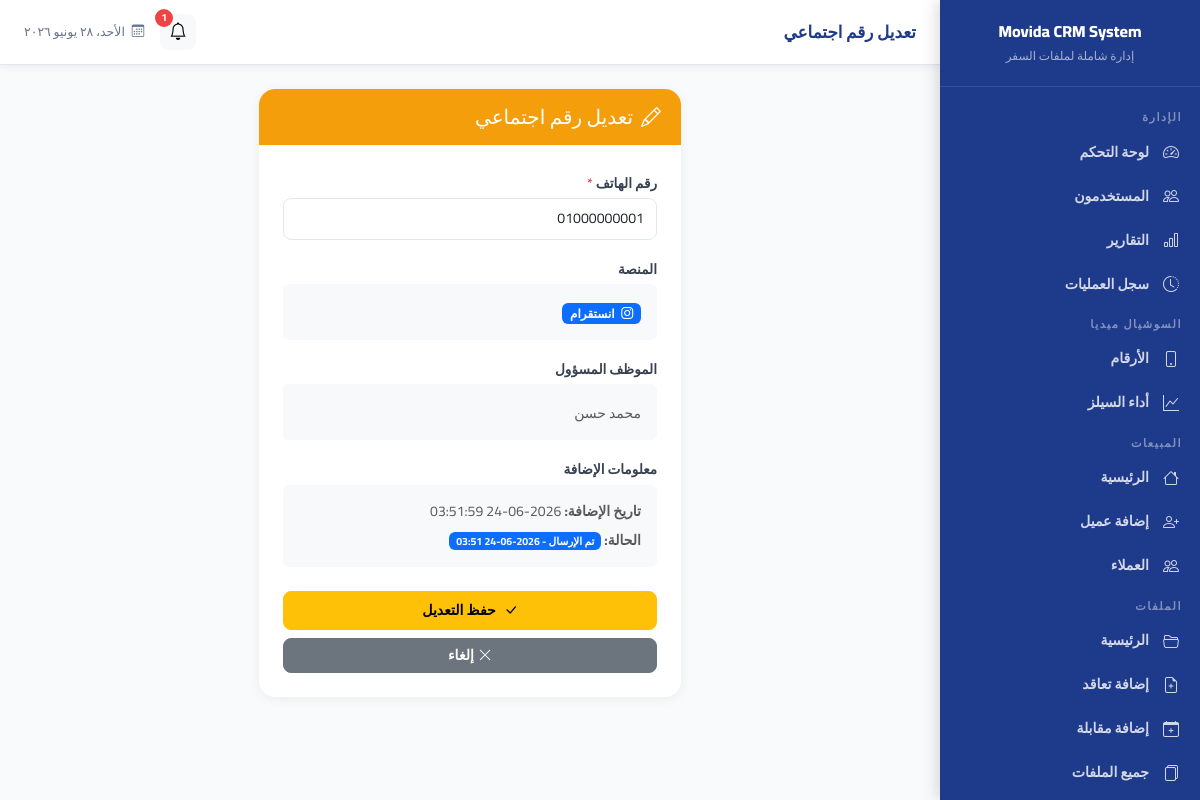
The page /social/edit/1 (signed in) on the database its author committed.
### models/social.py (models this page shows)
class SocialNumber(db.Model):
    __tablename__ = 'social_numbers'
    id = db.Column(db.Integer, primary_key=True)
    phone = db.Column(db.String(20), unique=True, nullable=False, index=True)
    platform = db.Column(db.String(30), nullable=False)  # Facebook, Instagram, TikTok, WhatsApp, Other
    employee_id = db.Column(db.Integer, db.ForeignKey('users.id'), nullable=False)
    added_at = db.Column(db.DateTime, default=datetime.now)
    is_sent = db.Column(db.Boolean, default=False)
    sent_at = db.Column(db.DateTime, nullable=True)
    converted_to_customer = db.Column(db.Boolean, default=False)
    assignments = db.relationship('SocialAssignment', backref='social_number', lazy='dynamic')
    def get_platform_display(self):
        platforms = {'Facebook': 'فيسبوك', 'Instagram': 'انستقرام', 'TikTok': 'تيك توك', 'WhatsApp': 'واتساب', 'Other': 'أخرى'}
        return platforms.get(self.platform, self.platform)

### models/user.py (models this page shows, shortened)
class User(UserMixin, db.Model):
    __tablename__ = 'users'
    id = db.Column(db.Integer, primary_key=True)
    username = db.Column(db.String(80), unique=True, nullable=False, index=True)
    password_hash = db.Column(db.String(255), nullable=False)
    full_name = db.Column(db.String(120), nullable=False)
    role = db.Column(db.String(20), nullable=False)  # admin, sales, social, files
    email = db.Column(db.String(120), unique=True, nullable=True)
    phone = db.Column(db.String(20), nullable=True)
    is_active = db.Column(db.Boolean, default=True)
    created_at = db.Column(db.DateTime, default=datetime.now)
    last_login = db.Column(db.DateTime, nullable=True)
    social_numbers = db.relationship('SocialNumber', backref='employee', lazy='dynamic', foreign_keys='SocialNumber.employee_id')
    customers = db.relationship('Customer', backref='sales_employee', lazy='dynamic', foreign_keys='Customer.sales_employee_id')
    logs = db.relationship('ActivityLog', backref='user', lazy='dynamic')
    def get_role_display(self):
        roles = {'admin': 'مدير', 'sales': 'موظف مبيعات', 'social': 'موظف سوشيال ميديا', 'files': 'موظف ملفات'}
        return roles.get(self.role, self.role)

### routes/social.py (the view, shortened to what this page needs)
@social_bp.route('/edit/<int:number_id>', methods=['GET', 'POST'])
@social_required
def edit_number(number_id):
    number = SocialNumber.query.get_or_404(number_id)
    if current_user.role == 'social' and number.employee_id != current_user.id:
        flash('لا تملك صلاحية لتعديل هذا الرقم', 'danger')
        return redirect(url_for('social.home'))
    return render_template('social/edit_number.html', number=number)

### routes/social.py (called while the page is built)
def social_required(f):
    @wraps(f)
    def decorated(*args, **kwargs):
        if current_user.role not in ['social', 'admin']:
            flash('ليس لديك صلاحية للوصول إلى هذه الصفحة', 'danger')
            return redirect(url_for('auth.dashboard'))
        return f(*args, **kwargs)
    return login_required(decorated)

### templates/social/edit_number.html (shortened to what this page needs)
{% extends 'base.html' %}
{% block page_title %}تعديل رقم اجتماعي{% endblock %}
{% block content %}
<div class="container-fluid">
    <div class="row justify-content-center">
        <div class="col-md-6">
            <div class="card" style="border-radius:16px;">
                <div class="card-header" style="background:#F59E0B;color:#fff;border-radius:16px 16px 0 0;">
                    <h5 class="mb-0"><i class="bi bi-pencil me-2"></i>تعديل رقم اجتماعي</h5>
                </div>
                <div class="card-body p-4">
                    <form method="POST">
                        <div class="mb-3">
                            <label class="form-label">رقم الهاتف <span class="text-danger">*</span></label>
                            <input type="text" name="phone" class="form-control form-control-lg" value="{{ number.phone }}" placeholder="أدخل رقم الهاتف الجديد" required autofocus>
                        </div>
                        <div class="mb-3">
                            <label class="form-label">المنصة</label>
                            <div class="p-3 bg-light rounded">
                                <span class="badge bg-primary">
                                    <i class="bi bi-{{
                                        'facebook' if number.platform == 'Facebook' else
                                        'instagram' if number.platform == 'Instagram' else
                                        'tiktok' if number.platform == 'TikTok' else
                                        'whatsapp' if number.platform == 'WhatsApp' else
                                        'three-dots'
                                    }} me-1"></i>
                                    {{ number.get_platform_display() }}
                                </span>
                            </div>
                        </div>
                        <div class="mb-3">
                            <label class="form-label">الموظف المسؤول</label>
                            <div class="p-3 bg-light rounded">
                                <small class="text-muted">{{ number.employee.full_name }}</small>
                            </div>
                        </div>
                        <div class="mb-4">
                            <label class="form-label">معلومات الإضافة</label>
                            <div class="p-3 bg-light rounded text-muted small">
                                <div>
                                    <strong>تاريخ الإضافة:</strong> {{ number.added_at.strftime('%Y-%m-%d %H:%M:%S') }}
                                </div>
                                <div class="mt-2">
                                    <strong>الحالة:</strong>
                                    {% if number.converted_to_customer %}
                                        <span class="badge bg-success">تم التحويل</span>
                                    {% elif number.is_sent %}
                                        <span class="badge bg-primary">تم الإرسال - {{ number.sent_at.strftime('%Y-%m-%d %H:%M') }}</span>
                                    {% else %}
                                        <span class="badge bg-warning text-dark">جديد</span>
                                    {% endif %}
                                </div>
                            </div>
                        </div>
                        <div class="d-grid gap-2">
                            <button type="submit" class="btn btn-warning btn-lg">
                                <i class="bi bi-check-lg me-2"></i>حفظ التعديل
                            </button>
                            <a href="{{ url_for('social.home') }}" class="btn btn-secondary">
                                <i class="bi bi-x-lg me-1"></i>إلغاء
                            </a>
                        </div>
                    </form>
                </div>
            </div>
        </div>
    </div>
</div>
{% endblock %}

### templates/base.html (style rules this page uses)
:root { --primary: #1E3A8A; --secondary: #2563EB; --success: #10B981; --warning: #F59E0B; --danger: #EF4444; --bg: #F8FAFC; --card-bg: #FFFFFF; --sidebar-width: 260px; --topbar-height: 65px; }
* { font-family: 'Cairo', sans-serif; }
body { background: var(--bg); margin: 0; }
.card { border: none; border-radius: 12px; box-shadow: 0 2px 12px rgba(0,0,0,0.06); }
.card-header { background: transparent; border-bottom: 1px solid #F1F5F9; padding: 16px 20px; }
.btn { border-radius: 8px; font-weight: 600; font-size: 0.88rem; }
.form-control, .form-select { border-radius: 8px; border: 1.5px solid #E2E8F0; font-size: 0.88rem; padding: 9px 12px; }
.form-label { font-weight: 600; font-size: 0.85rem; color: #374151; margin-bottom: 5px; }

### rows shown on the page
SocialNumber: phone "01000000001", platform "انستقرام", added_at "2026-06-24 03:51:59", sent_at "2026-06-24 03:51"
User: employee.full_name "محمد حسن"

### other values the page prints
{{ notif_count }} "1"
